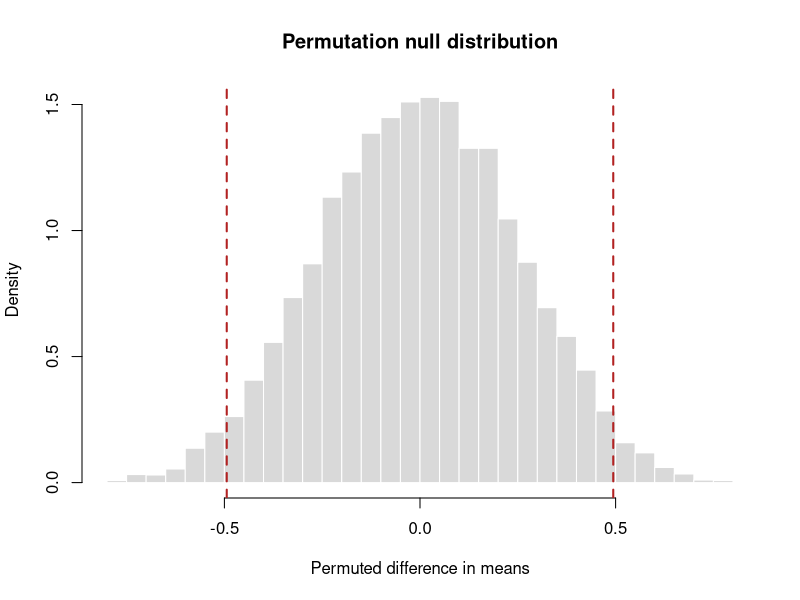
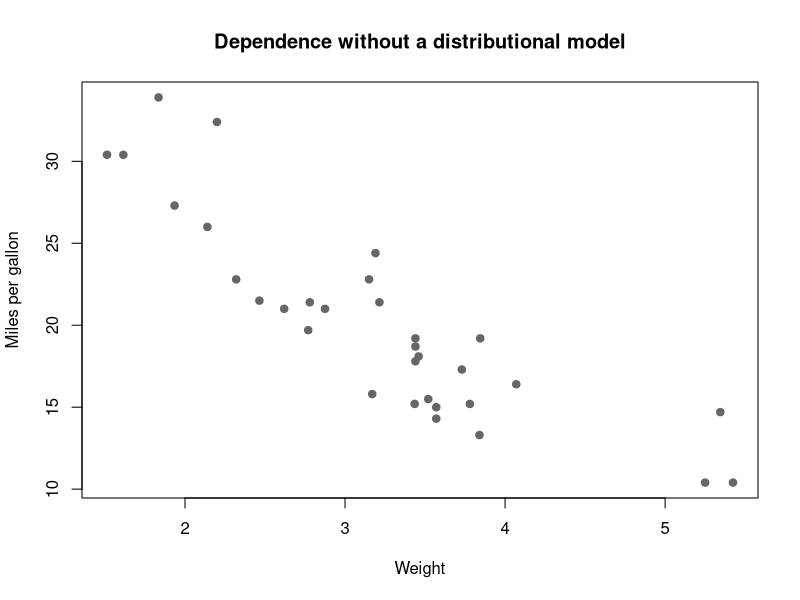

Write the R code that produced these figures, in order.
## ---- chunk 1
#| label: setup
set.seed(2026)
options(digits = 5)
## ---- chunk 2
plant_data <- subset(PlantGrowth, group %in% c("ctrl", "trt2"))
plant_data$group <- droplevels(plant_data$group)

observed_difference <- with(
  plant_data,
  mean(weight[group == "trt2"]) - mean(weight[group == "ctrl"])
)

observed_difference
## ---- chunk 3
permutation_mean_difference <- function(values, labels, B = 9999) {
  observed <- mean(values[labels == "trt2"]) -
    mean(values[labels == "ctrl"])

  replicates <- numeric(B)

  for (b in seq_len(B)) {
    permuted_labels <- sample(labels, replace = FALSE)
    replicates[b] <- mean(values[permuted_labels == "trt2"]) -
      mean(values[permuted_labels == "ctrl"])
  }

  p_value <- (1 + sum(abs(replicates) >= abs(observed))) / (B + 1)

  list(
    statistic = observed,
    replicates = replicates,
    p_value = p_value
  )
}

set.seed(2026)
plant_permutation <- permutation_mean_difference(
  plant_data$weight,
  plant_data$group
)

c(
  observed_statistic = plant_permutation$statistic,
  permutation_p_value = plant_permutation$p_value,
  t_test_p_value = t.test(weight ~ group, data = plant_data)$p.value,
  wilcoxon_p_value = wilcox.test(
    weight ~ group,
    data = plant_data,
    exact = FALSE
  )$p.value
)
## ---- chunk 4
hist(
  plant_permutation$replicates,
  probability = TRUE,
  breaks = 35,
  col = "grey85",
  border = "white",
  xlab = "Permuted difference in means",
  main = "Permutation null distribution"
)
abline(
  v = c(-abs(observed_difference), abs(observed_difference)),
  col = "firebrick",
  lwd = 2,
  lty = 2
)
## ---- chunk 5
monte_carlo_p <- plant_permutation$p_value
monte_carlo_se <- sqrt(
  monte_carlo_p * (1 - monte_carlo_p) /
    (length(plant_permutation$replicates) + 1)
)

c(
  possible_allocations = choose(20, 10),
  estimated_p_value = monte_carlo_p,
  monte_carlo_standard_error = monte_carlo_se
)
## ---- chunk 6
iris_two_species <- subset(
  iris,
  Species %in% c("setosa", "versicolor")
)
iris_two_species$Species <- droplevels(iris_two_species$Species)
iris_measurements <- scale(iris_two_species[, 1:4])
## ---- chunk 7
mean_cross_distance <- function(x, y) {
  combined <- rbind(x, y)
  distance_matrix <- as.matrix(dist(combined))
  nx <- nrow(x)
  mean(distance_matrix[seq_len(nx), nx + seq_len(nrow(y))])
}

energy_distance <- function(x, y) {
  2 * mean_cross_distance(x, y) -
    mean(as.matrix(dist(x))) -
    mean(as.matrix(dist(y)))
}

energy_permutation_test <- function(data, labels, B = 999) {
  first_level <- levels(labels)[1]
  observed <- energy_distance(
    data[labels == first_level, , drop = FALSE],
    data[labels != first_level, , drop = FALSE]
  )

  replicates <- numeric(B)

  for (b in seq_len(B)) {
    permuted_labels <- sample(labels, replace = FALSE)
    replicates[b] <- energy_distance(
      data[permuted_labels == first_level, , drop = FALSE],
      data[permuted_labels != first_level, , drop = FALSE]
    )
  }

  list(
    statistic = observed,
    p_value = (1 + sum(replicates >= observed)) / (B + 1),
    replicates = replicates
  )
}

set.seed(2026)
iris_energy_test <- energy_permutation_test(
  iris_measurements,
  iris_two_species$Species,
  B = 999
)

c(
  energy_statistic = iris_energy_test$statistic,
  permutation_p_value = iris_energy_test$p_value
)
## ---- chunk 8
double_center_distances <- function(x) {
  distance_matrix <- as.matrix(dist(as.matrix(x)))
  sweep(
    sweep(distance_matrix, 1, rowMeans(distance_matrix)),
    2,
    colMeans(distance_matrix)
  ) + mean(distance_matrix)
}

distance_correlation <- function(x, y) {
  x_centered <- double_center_distances(x)
  y_centered <- double_center_distances(y)

  squared_covariance <- mean(x_centered * y_centered)
  squared_variance_x <- mean(x_centered^2)
  squared_variance_y <- mean(y_centered^2)

  sqrt(
    squared_covariance /
      sqrt(squared_variance_x * squared_variance_y)
  )
}

distance_correlation_test <- function(x, y, B = 1999) {
  observed <- distance_correlation(x, y)
  replicates <- numeric(B)

  for (b in seq_len(B)) {
    replicates[b] <- distance_correlation(
      x,
      y[sample(seq_along(y))]
    )
  }

  list(
    statistic = observed,
    p_value = (1 + sum(replicates >= observed)) / (B + 1),
    replicates = replicates
  )
}

set.seed(2026)
mtcars_dependence <- distance_correlation_test(
  mtcars$wt,
  mtcars$mpg,
  B = 1999
)

c(
  distance_correlation = mtcars_dependence$statistic,
  permutation_p_value = mtcars_dependence$p_value
)
## ---- chunk 9
plot(
  mtcars$wt,
  mtcars$mpg,
  pch = 19,
  col = "grey40",
  xlab = "Weight",
  ylab = "Miles per gallon",
  main = "Dependence without a distributional model"
)
